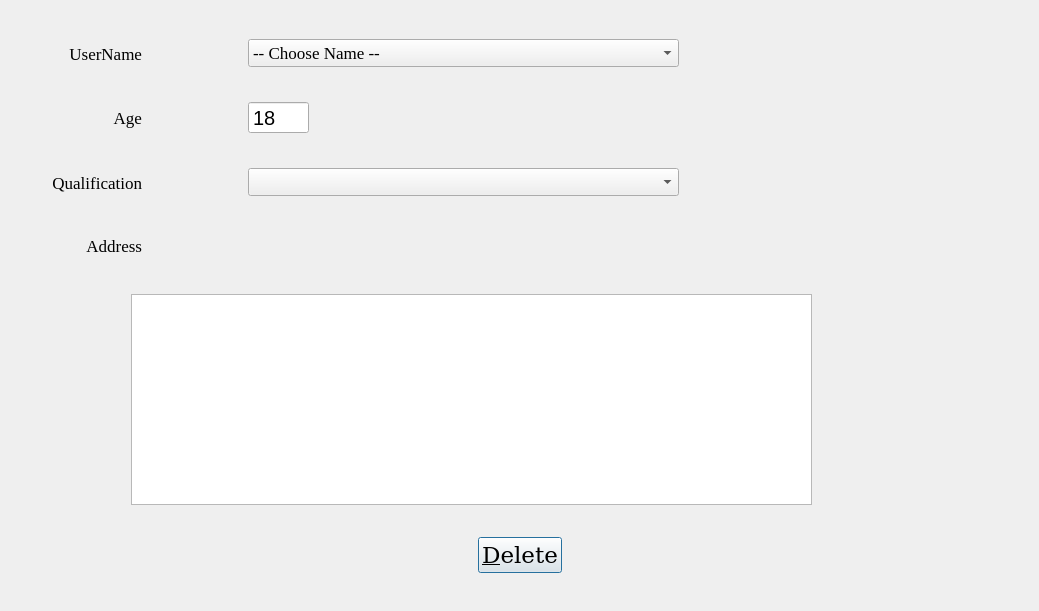
            <widget class="QWidget" name="scrollAreaWidgetContents_4">
             <property name="geometry">
              <rect>
               <x>0</x>
               <y>0</y>
               <width>1039</width>
               <height>611</height>
              </rect>
             </property>
             <layout class="QVBoxLayout" name="verticalLayout_10">
              <item>
               <spacer name="verticalSpacer_26">
                <property name="orientation">
                 <enum>Qt::Vertical</enum>
                </property>
                <property name="sizeHint" stdset="0">
                 <size>
                  <width>20</width>
                  <height>21</height>
                 </size>
                </property>
               </spacer>
              </item>
              <item>
               <layout class="QHBoxLayout" name="horizontalLayout_21">
                <item>
                 <widget class="QLabel" name="label_13">
                  <property name="sizePolicy">
                   <sizepolicy hsizetype="Fixed" vsizetype="Fixed">
                    <horstretch>0</horstretch>
                    <verstretch>0</verstretch>
                   </sizepolicy>
                  </property>
                  <property name="minimumSize">
                   <size>
                    <width>131</width>
                    <height>31</height>
                   </size>
                  </property>
                  <property name="maximumSize">
                   <size>
                    <width>200</width>
                    <height>50</height>
                   </size>
                  </property>
                  <property name="font">
                   <font>
                    <family>Times New Roman</family>
                    <pointsize>13</pointsize>
                   </font>
                  </property>
                  <property name="styleSheet">
                   <string notr="true"/>
                  </property>
                  <property name="text">
                   <string>UserName</string>
                  </property>
                  <property name="alignment">
                   <set>Qt::AlignRight|Qt::AlignTrailing|Qt::AlignVCenter</set>
                  </property>
                 </widget>
                </item>
                <item>
                 <spacer name="horizontalSpacer_38">
                  <property name="orientation">
                   <enum>Qt::Horizontal</enum>
                  </property>
                  <property name="sizeType">
                   <enum>QSizePolicy::Fixed</enum>
                  </property>
                  <property name="sizeHint" stdset="0">
                   <size>
                    <width>100</width>
                    <height>20</height>
                   </size>
                  </property>
                 </spacer>
                </item>
                <item>
                 <widget class="QComboBox" name="leDeleteName">
                  <property name="minimumSize">
                   <size>
                    <width>431</width>
                    <height>24</height>
                   </size>
                  </property>
                  <property name="font">
                   <font>
                    <family>Times New Roman</family>
                    <pointsize>13</pointsize>
                   </font>
                  </property>
                  <property name="focusPolicy">
                   <enum>Qt::StrongFocus</enum>
                  </property>
                  <property name="editable">
                   <bool>false</bool>
                  </property>
                  <item>
                   <property name="text">
                    <string>-- Choose Name --</string>
                   </property>
                  </item>
                 </widget>
                </item>
                <item>
                 <spacer name="horizontalSpacer_39">
                  <property name="orientation">
                   <enum>Qt::Horizontal</enum>
                  </property>
                  <property name="sizeHint" stdset="0">
                   <size>
                    <width>40</width>
                    <height>20</height>
                   </size>
                  </property>
                 </spacer>
                </item>
               </layout>
              </item>
              <item>
               <spacer name="verticalSpacer_27">
                <property name="orientation">
                 <enum>Qt::Vertical</enum>
                </property>
                <property name="sizeHint" stdset="0">
                 <size>
                  <width>20</width>
                  <height>21</height>
                 </size>
                </property>
               </spacer>
              </item>
              <item>
               <layout class="QHBoxLayout" name="horizontalLayout_22">
                <item>
                 <widget class="QLabel" name="label_14">
                  <property name="sizePolicy">
                   <sizepolicy hsizetype="Fixed" vsizetype="Fixed">
                    <horstretch>0</horstretch>
                    <verstretch>0</verstretch>
                   </sizepolicy>
                  </property>
                  <property name="minimumSize">
                   <size>
                    <width>131</width>
                    <height>31</height>
                   </size>
                  </property>
                  <property name="maximumSize">
                   <size>
                    <width>200</width>
                    <height>50</height>
                   </size>
                  </property>
                  <property name="font">
                   <font>
                    <family>Times New Roman</family>
                    <pointsize>13</pointsize>
                   </font>
                  </property>
                  <property name="styleSheet">
                   <string notr="true"/>
                  </property>
                  <property name="text">
                   <string>Age</string>
                  </property>
                  <property name="alignment">
                   <set>Qt::AlignRight|Qt::AlignTrailing|Qt::AlignVCenter</set>
                  </property>
                 </widget>
                </item>
                <item>
                 <spacer name="horizontalSpacer_40">
                  <property name="orientation">
                   <enum>Qt::Horizontal</enum>
                  </property>
                  <property name="sizeType">
                   <enum>QSizePolicy::Fixed</enum>
                  </property>
                  <property name="sizeHint" stdset="0">
                   <size>
                    <width>100</width>
                    <height>17</height>
                   </size>
                  </property>
                 </spacer>
                </item>
                <item>
                 <widget class="QSpinBox" name="leDeleteAge">
                  <property name="minimumSize">
                   <size>
                    <width>61</width>
                    <height>24</height>
                   </size>
                  </property>
                  <property name="font">
                   <font>
                    <pointsize>15</pointsize>
                   </font>
                  </property>
                  <property name="focusPolicy">
                   <enum>Qt::NoFocus</enum>
                  </property>
                  <property name="readOnly">
                   <bool>true</bool>
                  </property>
                  <property name="buttonSymbols">
                   <enum>QAbstractSpinBox::NoButtons</enum>
                  </property>
                  <property name="showGroupSeparator" stdset="0">
                   <bool>false</bool>
                  </property>
                  <property name="value">
                   <number>18</number>
                  </property>
                 </widget>
                </item>
                <item>
                 <spacer name="horizontalSpacer_41">
                  <property name="orientation">
                   <enum>Qt::Horizontal</enum>
                  </property>
                  <property name="sizeHint" stdset="0">
                   <size>
                    <width>40</width>
                    <height>20</height>
                   </size>
                  </property>
                 </spacer>
                </item>
               </layout>
              </item>
              <item>
               <spacer name="verticalSpacer_28">
                <property name="orientation">
                 <enum>Qt::Vertical</enum>
                </property>
                <property name="sizeHint" stdset="0">
                 <size>
                  <width>20</width>
                  <height>21</height>
                 </size>
                </property>
               </spacer>
              </item>
              <item>
               <layout class="QHBoxLayout" name="horizontalLayout_23">
                <item>
                 <widget class="QLabel" name="label_15">
                  <property name="sizePolicy">
                   <sizepolicy hsizetype="Fixed" vsizetype="Fixed">
                    <horstretch>0</horstretch>
                    <verstretch>0</verstretch>
                   </sizepolicy>
                  </property>
                  <property name="minimumSize">
                   <size>
                    <width>131</width>
                    <height>31</height>
                   </size>
                  </property>
                  <property name="maximumSize">
                   <size>
                    <width>200</width>
                    <height>50</height>
                   </size>
                  </property>
                  <property name="font">
                   <font>
                    <family>Times New Roman</family>
                    <pointsize>13</pointsize>
                   </font>
                  </property>
                  <property name="styleSheet">
                   <string notr="true"/>
                  </property>
                  <property name="text">
                   <string>Qualification</string>
                  </property>
                  <property name="alignment">
                   <set>Qt::AlignRight|Qt::AlignTrailing|Qt::AlignVCenter</set>
                  </property>
                 </widget>
                </item>
                <item>
                 <spacer name="horizontalSpacer_42">
                  <property name="orientation">
                   <enum>Qt::Horizontal</enum>
                  </property>
                  <property name="sizeType">
                   <enum>QSizePolicy::Fixed</enum>
                  </property>
                  <property name="sizeHint" stdset="0">
                   <size>
                    <width>100</width>
                    <height>17</height>
                   </size>
                  </property>
                 </spacer>
                </item>
                <item>
                 <widget class="QComboBox" name="leDeleteQualification">
                  <property name="enabled">
                   <bool>true</bool>
                  </property>
                  <property name="minimumSize">
                   <size>
                    <width>431</width>
                    <height>24</height>
                   </size>
                  </property>
                  <property name="font">
                   <font>
                    <family>Times New Roman</family>
                    <pointsize>13</pointsize>
                   </font>
                  </property>
                  <property name="focusPolicy">
                   <enum>Qt::NoFocus</enum>
                  </property>
                  <property name="styleSheet">
                   <string notr="true"/>
                  </property>
                  <property name="editable">
                   <bool>false</bool>
                  </property>
                 </widget>
                </item>
                <item>
                 <spacer name="horizontalSpacer_43">
                  <property name="orientation">
                   <enum>Qt::Horizontal</enum>
                  </property>
                  <property name="sizeHint" stdset="0">
                   <size>
                    <width>40</width>
                    <height>20</height>
                   </size>
                  </property>
                 </spacer>
                </item>
               </layout>
              </item>
              <item>
               <spacer name="verticalSpacer_29">
                <property name="orientation">
                 <enum>Qt::Vertical</enum>
                </property>
                <property name="sizeHint" stdset="0">
                 <size>
                  <width>20</width>
                  <height>21</height>
                 </size>
                </property>
               </spacer>
              </item>
              <item>
               <layout class="QHBoxLayout" name="horizontalLayout_24">
                <item>
                 <widget class="QLabel" name="label_16">
                  <property name="sizePolicy">
                   <sizepolicy hsizetype="Fixed" vsizetype="Fixed">
                    <horstretch>0</horstretch>
                    <verstretch>0</verstretch>
                   </sizepolicy>
                  </property>
                  <property name="minimumSize">
                   <size>
                    <width>131</width>
                    <height>31</height>
                   </size>
                  </property>
                  <property name="maximumSize">
                   <size>
                    <width>200</width>
                    <height>50</height>
                   </size>
                  </property>
                  <property name="font">
                   <font>
                    <family>Times New Roman</family>
                    <pointsize>13</pointsize>
                   </font>
                  </property>
                  <property name="styleSheet">
                   <string/>
                  </property>
                  <property name="text">
                   <string>Address</string>
                  </property>
                  <property name="alignment">
                   <set>Qt::AlignRight|Qt::AlignTrailing|Qt::AlignVCenter</set>
                  </property>
                 </widget>
                </item>
                <item>
                 <spacer name="horizontalSpacer_44">
                  <property name="orientation">
                   <enum>Qt::Horizontal</enum>
                  </property>
                  <property name="sizeHint" stdset="0">
                   <size>
                    <width>40</width>
                    <height>20</height>
                   </size>
                  </property>
                 </spacer>
                </item>
               </layout>
              </item>
              <item>
               <spacer name="verticalSpacer_30">
                <property name="orientation">
                 <enum>Qt::Vertical</enum>
                </property>
                <property name="sizeHint" stdset="0">
                 <size>
                  <width>20</width>
                  <height>21</height>
                 </size>
                </property>
               </spacer>
              </item>
              <item>
               <layout class="QHBoxLayout" name="horizontalLayout_25">
                <item>
                 <spacer name="horizontalSpacer_45">
                  <property name="orientation">
                   <enum>Qt::Horizontal</enum>
                  </property>
                  <property name="sizeType">
                   <enum>QSizePolicy::Preferred</enum>
                  </property>
                  <property name="sizeHint" stdset="0">
                   <size>
                    <width>120</width>
                    <height>20</height>
                   </size>
                  </property>
                 </spacer>
                </item>
                <item>
                 <widget class="QPlainTextEdit" name="teDeleteAddress">
                  <property name="sizePolicy">
                   <sizepolicy hsizetype="Fixed" vsizetype="Fixed">
                    <horstretch>0</horstretch>
                    <verstretch>0</verstretch>
                   </sizepolicy>
                  </property>
                  <property name="minimumSize">
                   <size>
                    <width>681</width>
                    <height>211</height>
                   </size>
                  </property>
                  <property name="font">
                   <font>
                    <pointsize>13</pointsize>
                   </font>
                  </property>
                  <property name="focusPolicy">
                   <enum>Qt::NoFocus</enum>
                  </property>
                  <property name="tabChangesFocus">
                   <bool>true</bool>
                  </property>
                  <property name="readOnly">
                   <bool>true</bool>
                  </property>
                 </widget>
                </item>
                <item>
                 <spacer name="horizontalSpacer_46">
                  <property name="orientation">
                   <enum>Qt::Horizontal</enum>
                  </property>
                  <property name="sizeHint" stdset="0">
                   <size>
                    <width>40</width>
                    <height>20</height>
                   </size>
                  </property>
                 </spacer>
                </item>
               </layout>
              </item>
              <item>
               <spacer name="verticalSpacer_31">
                <property name="orientation">
                 <enum>Qt::Vertical</enum>
                </property>
                <property name="sizeHint" stdset="0">
                 <size>
                  <width>20</width>
                  <height>21</height>
                 </size>
                </property>
               </spacer>
              </item>
              <item>
               <layout class="QHBoxLayout" name="horizontalLayout_26">
                <item>
                 <spacer name="horizontalSpacer_47">
                  <property name="orientation">
                   <enum>Qt::Horizontal</enum>
                  </property>
                  <property name="sizeHint" stdset="0">
                   <size>
                    <width>40</width>
                    <height>20</height>
                   </size>
                  </property>
                 </spacer>
                </item>
                <item>
                 <widget class="QPushButton" name="pbDelete">
                  <property name="font">
                   <font>
                    <family>DejaVu Serif</family>
                    <pointsize>17</pointsize>
                   </font>
                  </property>
                  <property name="text">
                   <string>&amp;Delete</string>
                  </property>
                  <property name="autoDefault">
                   <bool>true</bool>
                  </property>
                  <property name="default">
                   <bool>true</bool>
                  </property>
                 </widget>
                </item>
                <item>
                 <spacer name="horizontalSpacer_48">
                  <property name="orientation">
                   <enum>Qt::Horizontal</enum>
                  </property>
                  <property name="sizeHint" stdset="0">
                   <size>
                    <width>40</width>
                    <height>20</height>
                   </size>
                  </property>
                 </spacer>
                </item>
               </layout>
              </item>
              <item>
               <spacer name="verticalSpacer_32">
                <property name="orientation">
                 <enum>Qt::Vertical</enum>
                </property>
                <property name="sizeHint" stdset="0">
                 <size>
                  <width>20</width>
                  <height>21</height>
                 </size>
                </property>
               </spacer>
              </item>
             </layout>
            </widget>
